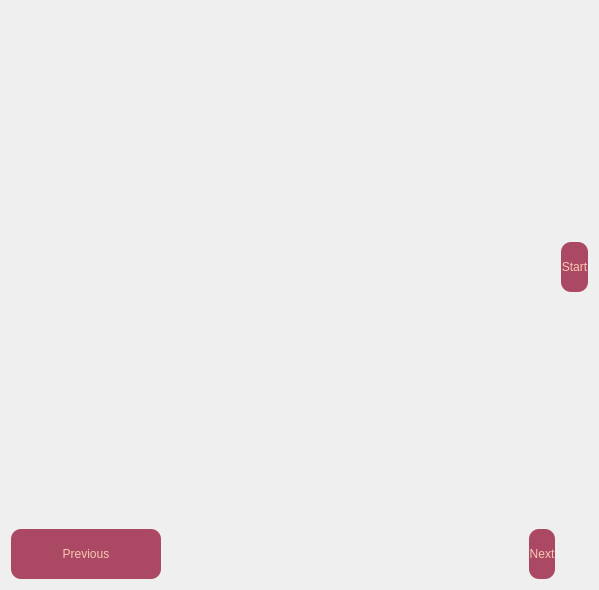
            <widget class="QWidget" name="SegmentPage">
             <property name="sizePolicy">
              <sizepolicy hsizetype="Expanding" vsizetype="Expanding">
               <horstretch>0</horstretch>
               <verstretch>0</verstretch>
              </sizepolicy>
             </property>
             <layout class="QGridLayout" name="gridLayout_2">
              <item row="0" column="0" alignment="Qt::AlignHCenter">
               <widget class="QLabel" name="SegmentedLabel">
                <property name="minimumSize">
                 <size>
                  <width>512</width>
                  <height>512</height>
                 </size>
                </property>
                <property name="text">
                 <string/>
                </property>
               </widget>
              </item>
              <item row="0" column="5">
               <widget class="QPushButton" name="BeginBttn">
                <property name="minimumSize">
                 <size>
                  <width>0</width>
                  <height>50</height>
                 </size>
                </property>
                <property name="styleSheet">
                 <string notr="true">QPushButton {
	color: rgb(250, 199, 178);
	border-radius: 10px;	
	background-color: rgb(171, 73, 101);
	border: 0px solid;
}
QPushButton:hover {
	background-color: rgb(213, 72, 89);
}</string>
                </property>
                <property name="text">
                 <string>Start</string>
                </property>
               </widget>
              </item>
              <item row="1" column="0">
               <widget class="QPushButton" name="PriorStepBttn">
                <property name="minimumSize">
                 <size>
                  <width>0</width>
                  <height>50</height>
                 </size>
                </property>
                <property name="maximumSize">
                 <size>
                  <width>150</width>
                  <height>16777215</height>
                 </size>
                </property>
                <property name="styleSheet">
                 <string notr="true">QPushButton {
	color: rgb(250, 199, 178);
	border-radius: 10px;	
	background-color: rgb(171, 73, 101);
	border: 0px solid;
}
QPushButton:hover {
	background-color: rgb(213, 72, 89);
}</string>
                </property>
                <property name="text">
                 <string>Previous</string>
                </property>
               </widget>
              </item>
              <item row="1" column="1">
               <widget class="QPushButton" name="NextStepBttn">
                <property name="minimumSize">
                 <size>
                  <width>0</width>
                  <height>50</height>
                 </size>
                </property>
                <property name="maximumSize">
                 <size>
                  <width>150</width>
                  <height>16777215</height>
                 </size>
                </property>
                <property name="styleSheet">
                 <string notr="true">QPushButton {
	color: rgb(250, 199, 178);
	border-radius: 10px;	
	background-color: rgb(171, 73, 101);
	border: 0px solid;
}
QPushButton:hover {
	background-color: rgb(213, 72, 89);
}</string>
                </property>
                <property name="text">
                 <string>Next</string>
                </property>
               </widget>
              </item>
             </layout>
            </widget>
